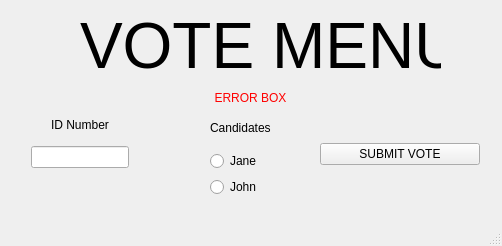
<?xml version="1.0" encoding="UTF-8"?>
<ui version="4.0">
 <class>MainWindow</class>
 <widget class="QMainWindow" name="MainWindow">
  <property name="geometry">
   <rect>
    <x>0</x>
    <y>0</y>
    <width>502</width>
    <height>246</height>
   </rect>
  </property>
  <property name="minimumSize">
   <size>
    <width>502</width>
    <height>246</height>
   </size>
  </property>
  <property name="maximumSize">
   <size>
    <width>502</width>
    <height>246</height>
   </size>
  </property>
  <property name="windowTitle">
   <string>MainWindow</string>
  </property>
  <widget class="QWidget" name="centralwidget">
   <widget class="QLabel" name="label_menu">
    <property name="geometry">
     <rect>
      <x>80</x>
      <y>10</y>
      <width>361</width>
      <height>71</height>
     </rect>
    </property>
    <property name="font">
     <font>
      <pointsize>48</pointsize>
     </font>
    </property>
    <property name="text">
     <string>VOTE MENU</string>
    </property>
   </widget>
   <widget class="QWidget" name="gridLayoutWidget">
    <property name="geometry">
     <rect>
      <x>160</x>
      <y>110</y>
      <width>160</width>
      <height>87</height>
     </rect>
    </property>
    <layout class="QGridLayout" name="gridLayout">
     <item row="2" column="1">
      <widget class="QRadioButton" name="radioButton_John">
       <property name="text">
        <string>John</string>
       </property>
       <attribute name="buttonGroup">
        <string notr="true">group_candidates</string>
       </attribute>
      </widget>
     </item>
     <item row="0" column="1">
      <widget class="QLabel" name="label_candidates">
       <property name="text">
        <string>Candidates</string>
       </property>
      </widget>
     </item>
     <item row="1" column="0">
      <spacer name="horizontalSpacer_4">
       <property name="orientation">
        <enum>Qt::Horizontal</enum>
       </property>
       <property name="sizeHint" stdset="0">
        <size>
         <width>40</width>
         <height>20</height>
        </size>
       </property>
      </spacer>
     </item>
     <item row="1" column="2">
      <spacer name="horizontalSpacer_5">
       <property name="orientation">
        <enum>Qt::Horizontal</enum>
       </property>
       <property name="sizeHint" stdset="0">
        <size>
         <width>40</width>
         <height>20</height>
        </size>
       </property>
      </spacer>
     </item>
     <item row="1" column="1">
      <widget class="QRadioButton" name="radioButton_Jane">
       <property name="text">
        <string>Jane</string>
       </property>
       <property name="checkable">
        <bool>true</bool>
       </property>
       <attribute name="buttonGroup">
        <string notr="true">group_candidates</string>
       </attribute>
      </widget>
     </item>
    </layout>
   </widget>
   <widget class="QWidget" name="gridLayoutWidget_2">
    <property name="geometry">
     <rect>
      <x>320</x>
      <y>110</y>
      <width>160</width>
      <height>81</height>
     </rect>
    </property>
    <layout class="QGridLayout" name="gridLayout_2">
     <item row="0" column="0">
      <spacer name="verticalSpacer">
       <property name="orientation">
        <enum>Qt::Vertical</enum>
       </property>
       <property name="sizeHint" stdset="0">
        <size>
         <width>20</width>
         <height>40</height>
        </size>
       </property>
      </spacer>
     </item>
     <item row="2" column="0">
      <widget class="QPushButton" name="button_submit">
       <property name="text">
        <string>SUBMIT VOTE</string>
       </property>
      </widget>
     </item>
     <item row="3" column="0" rowspan="2">
      <spacer name="verticalSpacer_2">
       <property name="orientation">
        <enum>Qt::Vertical</enum>
       </property>
       <property name="sizeHint" stdset="0">
        <size>
         <width>20</width>
         <height>40</height>
        </size>
       </property>
      </spacer>
     </item>
    </layout>
   </widget>
   <widget class="QWidget" name="gridLayoutWidget_3">
    <property name="geometry">
     <rect>
      <x>0</x>
      <y>110</y>
      <width>160</width>
      <height>93</height>
     </rect>
    </property>
    <layout class="QGridLayout" name="gridLayout_4">
     <item row="2" column="2">
      <spacer name="horizontalSpacer_3">
       <property name="orientation">
        <enum>Qt::Horizontal</enum>
       </property>
       <property name="sizeHint" stdset="0">
        <size>
         <width>40</width>
         <height>20</height>
        </size>
       </property>
      </spacer>
     </item>
     <item row="2" column="1">
      <widget class="QLineEdit" name="entry_ID"/>
     </item>
     <item row="2" column="0">
      <spacer name="horizontalSpacer_2">
       <property name="orientation">
        <enum>Qt::Horizontal</enum>
       </property>
       <property name="sizeHint" stdset="0">
        <size>
         <width>40</width>
         <height>20</height>
        </size>
       </property>
      </spacer>
     </item>
     <item row="0" column="1">
      <widget class="QLabel" name="label_ID">
       <property name="text">
        <string>ID Number</string>
       </property>
       <property name="alignment">
        <set>Qt::AlignCenter</set>
       </property>
      </widget>
     </item>
     <item row="3" column="1">
      <spacer name="verticalSpacer_3">
       <property name="orientation">
        <enum>Qt::Vertical</enum>
       </property>
       <property name="sizeType">
        <enum>QSizePolicy::Fixed</enum>
       </property>
       <property name="sizeHint" stdset="0">
        <size>
         <width>20</width>
         <height>35</height>
        </size>
       </property>
      </spacer>
     </item>
    </layout>
   </widget>
   <widget class="QLabel" name="label_error_msg">
    <property name="geometry">
     <rect>
      <x>10</x>
      <y>90</y>
      <width>481</width>
      <height>16</height>
     </rect>
    </property>
    <property name="palette">
     <palette>
      <active>
       <colorrole role="WindowText">
        <brush brushstyle="SolidPattern">
         <color alpha="255">
          <red>255</red>
          <green>0</green>
          <blue>0</blue>
         </color>
        </brush>
       </colorrole>
       <colorrole role="Text">
        <brush brushstyle="SolidPattern">
         <color alpha="255">
          <red>255</red>
          <green>0</green>
          <blue>0</blue>
         </color>
        </brush>
       </colorrole>
       <colorrole role="ButtonText">
        <brush brushstyle="SolidPattern">
         <color alpha="255">
          <red>255</red>
          <green>0</green>
          <blue>0</blue>
         </color>
        </brush>
       </colorrole>
       <colorrole role="ToolTipText">
        <brush brushstyle="SolidPattern">
         <color alpha="255">
          <red>255</red>
          <green>0</green>
          <blue>0</blue>
         </color>
        </brush>
       </colorrole>
      </active>
      <inactive>
       <colorrole role="WindowText">
        <brush brushstyle="SolidPattern">
         <color alpha="255">
          <red>255</red>
          <green>0</green>
          <blue>0</blue>
         </color>
        </brush>
       </colorrole>
       <colorrole role="Text">
        <brush brushstyle="SolidPattern">
         <color alpha="255">
          <red>255</red>
          <green>0</green>
          <blue>0</blue>
         </color>
        </brush>
       </colorrole>
       <colorrole role="ButtonText">
        <brush brushstyle="SolidPattern">
         <color alpha="255">
          <red>255</red>
          <green>0</green>
          <blue>0</blue>
         </color>
        </brush>
       </colorrole>
       <colorrole role="ToolTipText">
        <brush brushstyle="SolidPattern">
         <color alpha="255">
          <red>255</red>
          <green>0</green>
          <blue>0</blue>
         </color>
        </brush>
       </colorrole>
      </inactive>
      <disabled>
       <colorrole role="WindowText">
        <brush brushstyle="SolidPattern">
         <color alpha="255">
          <red>120</red>
          <green>120</green>
          <blue>120</blue>
         </color>
        </brush>
       </colorrole>
       <colorrole role="Text">
        <brush brushstyle="SolidPattern">
         <color alpha="255">
          <red>120</red>
          <green>120</green>
          <blue>120</blue>
         </color>
        </brush>
       </colorrole>
       <colorrole role="ButtonText">
        <brush brushstyle="SolidPattern">
         <color alpha="255">
          <red>120</red>
          <green>120</green>
          <blue>120</blue>
         </color>
        </brush>
       </colorrole>
       <colorrole role="ToolTipText">
        <brush brushstyle="SolidPattern">
         <color alpha="255">
          <red>255</red>
          <green>0</green>
          <blue>0</blue>
         </color>
        </brush>
       </colorrole>
      </disabled>
     </palette>
    </property>
    <property name="autoFillBackground">
     <bool>true</bool>
    </property>
    <property name="text">
     <string>ERROR BOX</string>
    </property>
    <property name="alignment">
     <set>Qt::AlignCenter</set>
    </property>
   </widget>
  </widget>
  <widget class="QMenuBar" name="menubar">
   <property name="geometry">
    <rect>
     <x>0</x>
     <y>0</y>
     <width>502</width>
     <height>22</height>
    </rect>
   </property>
  </widget>
  <widget class="QStatusBar" name="statusbar"/>
 </widget>
 <resources/>
 <connections/>
 <buttongroups>
  <buttongroup name="group_candidates"/>
 </buttongroups>
</ui>
